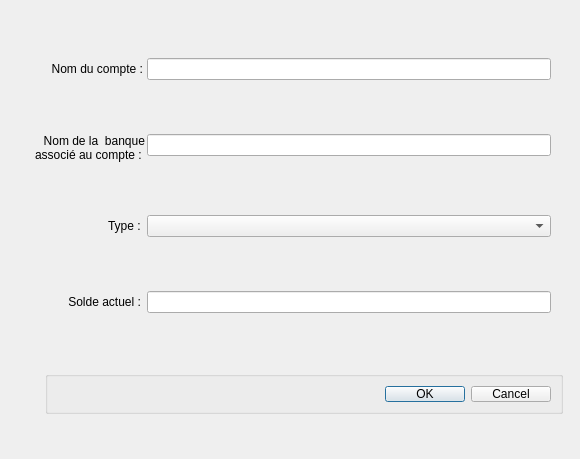
<?xml version="1.0" encoding="UTF-8"?>
<ui version="4.0">
 <class>Dialog</class>
 <widget class="QDialog" name="Dialog">
  <property name="geometry">
   <rect>
    <x>0</x>
    <y>0</y>
    <width>580</width>
    <height>459</height>
   </rect>
  </property>
  <property name="windowTitle">
   <string>Ajout d'un compte</string>
  </property>
  <widget class="QGroupBox" name="groupBox">
   <property name="geometry">
    <rect>
     <x>45</x>
     <y>371</y>
     <width>518</width>
     <height>43</height>
    </rect>
   </property>
   <property name="sizePolicy">
    <sizepolicy hsizetype="Expanding" vsizetype="Expanding">
     <horstretch>0</horstretch>
     <verstretch>0</verstretch>
    </sizepolicy>
   </property>
   <property name="autoFillBackground">
    <bool>false</bool>
   </property>
   <property name="title">
    <string/>
   </property>
   <property name="flat">
    <bool>true</bool>
   </property>
   <property name="checkable">
    <bool>false</bool>
   </property>
   <layout class="QHBoxLayout" name="horizontalLayout_2">
    <item>
     <widget class="QDialogButtonBox" name="buttonBox">
      <property name="standardButtons">
       <set>QDialogButtonBox::Cancel|QDialogButtonBox::Ok</set>
      </property>
     </widget>
    </item>
   </layout>
  </widget>
  <widget class="QWidget" name="layoutWidget">
   <property name="geometry">
    <rect>
     <x>30</x>
     <y>10</y>
     <width>531</width>
     <height>351</height>
    </rect>
   </property>
   <layout class="QFormLayout" name="formLayout_2">
    <property name="horizontalSpacing">
     <number>0</number>
    </property>
    <property name="leftMargin">
     <number>5</number>
    </property>
    <property name="rightMargin">
     <number>10</number>
    </property>
    <item row="0" column="1">
     <spacer name="verticalSpacer">
      <property name="orientation">
       <enum>Qt::Vertical</enum>
      </property>
      <property name="sizeHint" stdset="0">
       <size>
        <width>20</width>
        <height>5</height>
       </size>
      </property>
     </spacer>
    </item>
    <item row="1" column="0">
     <widget class="QLabel" name="label_2">
      <property name="text">
       <string>     Nom du compte : </string>
      </property>
     </widget>
    </item>
    <item row="1" column="1">
     <widget class="QLineEdit" name="lineEdit">
      <property name="sizePolicy">
       <sizepolicy hsizetype="Expanding" vsizetype="Fixed">
        <horstretch>0</horstretch>
        <verstretch>0</verstretch>
       </sizepolicy>
      </property>
      <property name="minimumSize">
       <size>
        <width>0</width>
        <height>0</height>
       </size>
      </property>
      <property name="clearButtonEnabled">
       <bool>false</bool>
      </property>
     </widget>
    </item>
    <item row="2" column="1">
     <spacer name="verticalSpacer_3">
      <property name="orientation">
       <enum>Qt::Vertical</enum>
      </property>
      <property name="sizeHint" stdset="0">
       <size>
        <width>20</width>
        <height>40</height>
       </size>
      </property>
     </spacer>
    </item>
    <item row="5" column="1">
     <spacer name="verticalSpacer_2">
      <property name="orientation">
       <enum>Qt::Vertical</enum>
      </property>
      <property name="sizeHint" stdset="0">
       <size>
        <width>20</width>
        <height>40</height>
       </size>
      </property>
     </spacer>
    </item>
    <item row="6" column="0">
     <widget class="QLabel" name="label_3">
      <property name="text">
       <string>                      Type :</string>
      </property>
     </widget>
    </item>
    <item row="6" column="1">
     <widget class="QComboBox" name="comboBox"/>
    </item>
    <item row="7" column="1">
     <spacer name="verticalSpacer_4">
      <property name="orientation">
       <enum>Qt::Vertical</enum>
      </property>
      <property name="sizeHint" stdset="0">
       <size>
        <width>20</width>
        <height>40</height>
       </size>
      </property>
     </spacer>
    </item>
    <item row="8" column="0">
     <widget class="QLabel" name="label_4">
      <property name="text">
       <string>          Solde actuel : </string>
      </property>
      <property name="alignment">
       <set>Qt::AlignLeading|Qt::AlignLeft|Qt::AlignVCenter</set>
      </property>
     </widget>
    </item>
    <item row="8" column="1">
     <widget class="QLineEdit" name="lineEdit_2"/>
    </item>
    <item row="11" column="1">
     <spacer name="verticalSpacer_5">
      <property name="orientation">
       <enum>Qt::Vertical</enum>
      </property>
      <property name="sizeHint" stdset="0">
       <size>
        <width>20</width>
        <height>40</height>
       </size>
      </property>
     </spacer>
    </item>
    <item row="4" column="1">
     <widget class="QLineEdit" name="lineEdit_3"/>
    </item>
    <item row="4" column="0">
     <widget class="QLabel" name="label_5">
      <property name="text">
       <string>Nom de la  banque
associé au compte : </string>
      </property>
      <property name="textFormat">
       <enum>Qt::AutoText</enum>
      </property>
      <property name="alignment">
       <set>Qt::AlignRight</set>
      </property>
     </widget>
    </item>
   </layout>
  </widget>
 </widget>
 <resources/>
 <connections/>
</ui>
